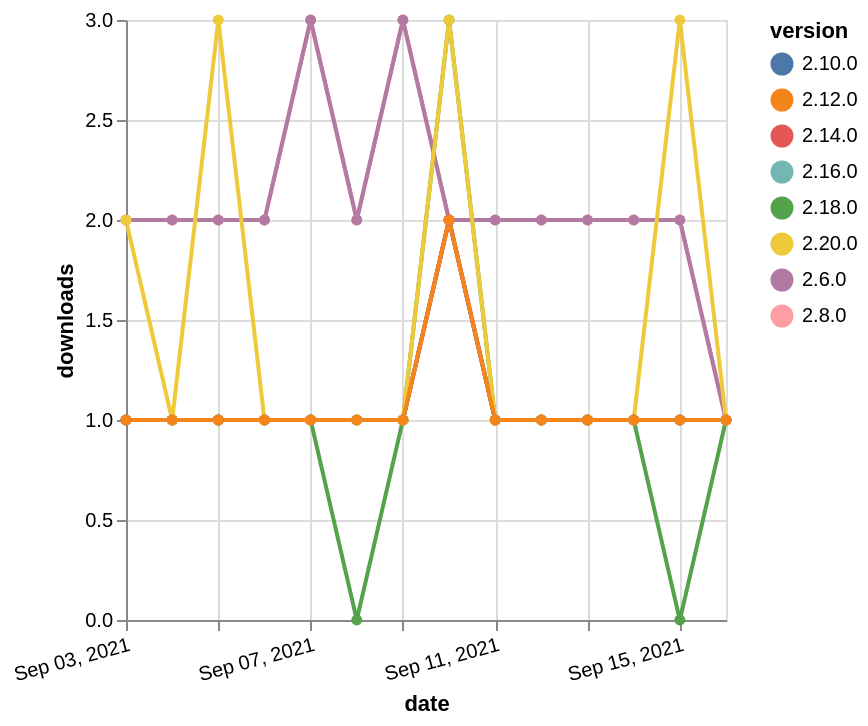

Vega-Lite specification for this chart:
### Vega-Lite specification from a JSON file in a GitHub repository (floating-point values rounded to 4 significant figures)
{"$schema": "https://vega.github.io/schema/vega-lite/v5.json", "description": "A simple bar chart with embedded data.", "data": {"values": [{"date": "2021-09-03", "total": 174, "delta": 1, "version": "2.16.0"}, {"date": "2021-09-04", "total": 175, "delta": 1, "version": "2.16.0"}, {"date": "2021-09-05", "total": 176, "delta": 1, "version": "2.16.0"}, {"date": "2021-09-06", "total": 177, "delta": 1, "version": "2.16.0"}, {"date": "2021-09-07", "total": 178, "delta": 1, "version": "2.16.0"}, {"date": "2021-09-08", "total": 179, "delta": 1, "version": "2.16.0"}, {"date": "2021-09-09", "total": 180, "delta": 1, "version": "2.16.0"}, {"date": "2021-09-10", "total": 182, "delta": 2, "version": "2.16.0"}, {"date": "2021-09-11", "total": 183, "delta": 1, "version": "2.16.0"}, {"date": "2021-09-12", "total": 184, "delta": 1, "version": "2.16.0"}, {"date": "2021-09-13", "total": 185, "delta": 1, "version": "2.16.0"}, {"date": "2021-09-14", "total": 186, "delta": 1, "version": "2.16.0"}, {"date": "2021-09-15", "total": 187, "delta": 1, "version": "2.16.0"}, {"date": "2021-09-16", "total": 188, "delta": 1, "version": "2.16.0"}, {"date": "2021-09-03", "total": 2302, "delta": 2, "version": "2.8.0"}, {"date": "2021-09-04", "total": 2304, "delta": 2, "version": "2.8.0"}, {"date": "2021-09-05", "total": 2306, "delta": 2, "version": "2.8.0"}, {"date": "2021-09-06", "total": 2308, "delta": 2, "version": "2.8.0"}, {"date": "2021-09-07", "total": 2311, "delta": 3, "version": "2.8.0"}, {"date": "2021-09-08", "total": 2313, "delta": 2, "version": "2.8.0"}, {"date": "2021-09-09", "total": 2316, "delta": 3, "version": "2.8.0"}, {"date": "2021-09-10", "total": 2318, "delta": 2, "version": "2.8.0"}, {"date": "2021-09-11", "total": 2320, "delta": 2, "version": "2.8.0"}, {"date": "2021-09-12", "total": 2322, "delta": 2, "version": "2.8.0"}, {"date": "2021-09-13", "total": 2324, "delta": 2, "version": "2.8.0"}, {"date": "2021-09-14", "total": 2326, "delta": 2, "version": "2.8.0"}, {"date": "2021-09-15", "total": 2328, "delta": 2, "version": "2.8.0"}, {"date": "2021-09-16", "total": 2329, "delta": 1, "version": "2.8.0"}, {"date": "2021-09-03", "total": 2351, "delta": 2, "version": "2.6.0"}, {"date": "2021-09-04", "total": 2353, "delta": 2, "version": "2.6.0"}, {"date": "2021-09-05", "total": 2355, "delta": 2, "version": "2.6.0"}, {"date": "2021-09-06", "total": 2357, "delta": 2, "version": "2.6.0"}, {"date": "2021-09-07", "total": 2360, "delta": 3, "version": "2.6.0"}, {"date": "2021-09-08", "total": 2362, "delta": 2, "version": "2.6.0"}, {"date": "2021-09-09", "total": 2365, "delta": 3, "version": "2.6.0"}, {"date": "2021-09-10", "total": 2367, "delta": 2, "version": "2.6.0"}, {"date": "2021-09-11", "total": 2369, "delta": 2, "version": "2.6.0"}, {"date": "2021-09-12", "total": 2371, "delta": 2, "version": "2.6.0"}, {"date": "2021-09-13", "total": 2373, "delta": 2, "version": "2.6.0"}, {"date": "2021-09-14", "total": 2375, "delta": 2, "version": "2.6.0"}, {"date": "2021-09-15", "total": 2377, "delta": 2, "version": "2.6.0"}, {"date": "2021-09-16", "total": 2378, "delta": 1, "version": "2.6.0"}, {"date": "2021-09-03", "total": 249, "delta": 1, "version": "2.10.0"}, {"date": "2021-09-04", "total": 250, "delta": 1, "version": "2.10.0"}, {"date": "2021-09-05", "total": 251, "delta": 1, "version": "2.10.0"}, {"date": "2021-09-06", "total": 252, "delta": 1, "version": "2.10.0"}, {"date": "2021-09-07", "total": 253, "delta": 1, "version": "2.10.0"}, {"date": "2021-09-08", "total": 254, "delta": 1, "version": "2.10.0"}, {"date": "2021-09-09", "total": 255, "delta": 1, "version": "2.10.0"}, {"date": "2021-09-10", "total": 257, "delta": 2, "version": "2.10.0"}, {"date": "2021-09-11", "total": 258, "delta": 1, "version": "2.10.0"}, {"date": "2021-09-12", "total": 259, "delta": 1, "version": "2.10.0"}, {"date": "2021-09-13", "total": 260, "delta": 1, "version": "2.10.0"}, {"date": "2021-09-14", "total": 261, "delta": 1, "version": "2.10.0"}, {"date": "2021-09-15", "total": 262, "delta": 1, "version": "2.10.0"}, {"date": "2021-09-16", "total": 263, "delta": 1, "version": "2.10.0"}, {"date": "2021-09-03", "total": 199, "delta": 1, "version": "2.18.0"}, {"date": "2021-09-04", "total": 200, "delta": 1, "version": "2.18.0"}, {"date": "2021-09-05", "total": 201, "delta": 1, "version": "2.18.0"}, {"date": "2021-09-06", "total": 202, "delta": 1, "version": "2.18.0"}, {"date": "2021-09-07", "total": 203, "delta": 1, "version": "2.18.0"}, {"date": "2021-09-08", "total": 203, "delta": 0, "version": "2.18.0"}, {"date": "2021-09-09", "total": 204, "delta": 1, "version": "2.18.0"}, {"date": "2021-09-10", "total": 207, "delta": 3, "version": "2.18.0"}, {"date": "2021-09-11", "total": 208, "delta": 1, "version": "2.18.0"}, {"date": "2021-09-12", "total": 209, "delta": 1, "version": "2.18.0"}, {"date": "2021-09-13", "total": 210, "delta": 1, "version": "2.18.0"}, {"date": "2021-09-14", "total": 211, "delta": 1, "version": "2.18.0"}, {"date": "2021-09-15", "total": 211, "delta": 0, "version": "2.18.0"}, {"date": "2021-09-16", "total": 212, "delta": 1, "version": "2.18.0"}, {"date": "2021-09-03", "total": 202, "delta": 1, "version": "2.14.0"}, {"date": "2021-09-04", "total": 203, "delta": 1, "version": "2.14.0"}, {"date": "2021-09-05", "total": 204, "delta": 1, "version": "2.14.0"}, {"date": "2021-09-06", "total": 205, "delta": 1, "version": "2.14.0"}, {"date": "2021-09-07", "total": 206, "delta": 1, "version": "2.14.0"}, {"date": "2021-09-08", "total": 207, "delta": 1, "version": "2.14.0"}, {"date": "2021-09-09", "total": 208, "delta": 1, "version": "2.14.0"}, {"date": "2021-09-10", "total": 210, "delta": 2, "version": "2.14.0"}, {"date": "2021-09-11", "total": 211, "delta": 1, "version": "2.14.0"}, {"date": "2021-09-12", "total": 212, "delta": 1, "version": "2.14.0"}, {"date": "2021-09-13", "total": 213, "delta": 1, "version": "2.14.0"}, {"date": "2021-09-14", "total": 214, "delta": 1, "version": "2.14.0"}, {"date": "2021-09-15", "total": 215, "delta": 1, "version": "2.14.0"}, {"date": "2021-09-16", "total": 216, "delta": 1, "version": "2.14.0"}, {"date": "2021-09-03", "total": 119, "delta": 2, "version": "2.20.0"}, {"date": "2021-09-04", "total": 120, "delta": 1, "version": "2.20.0"}, {"date": "2021-09-05", "total": 123, "delta": 3, "version": "2.20.0"}, {"date": "2021-09-06", "total": 124, "delta": 1, "version": "2.20.0"}, {"date": "2021-09-07", "total": 125, "delta": 1, "version": "2.20.0"}, {"date": "2021-09-08", "total": 126, "delta": 1, "version": "2.20.0"}, {"date": "2021-09-09", "total": 127, "delta": 1, "version": "2.20.0"}, {"date": "2021-09-10", "total": 130, "delta": 3, "version": "2.20.0"}, {"date": "2021-09-11", "total": 131, "delta": 1, "version": "2.20.0"}, {"date": "2021-09-12", "total": 132, "delta": 1, "version": "2.20.0"}, {"date": "2021-09-13", "total": 133, "delta": 1, "version": "2.20.0"}, {"date": "2021-09-14", "total": 134, "delta": 1, "version": "2.20.0"}, {"date": "2021-09-15", "total": 137, "delta": 3, "version": "2.20.0"}, {"date": "2021-09-16", "total": 138, "delta": 1, "version": "2.20.0"}, {"date": "2021-09-03", "total": 198, "delta": 1, "version": "2.12.0"}, {"date": "2021-09-04", "total": 199, "delta": 1, "version": "2.12.0"}, {"date": "2021-09-05", "total": 200, "delta": 1, "version": "2.12.0"}, {"date": "2021-09-06", "total": 201, "delta": 1, "version": "2.12.0"}, {"date": "2021-09-07", "total": 202, "delta": 1, "version": "2.12.0"}, {"date": "2021-09-08", "total": 203, "delta": 1, "version": "2.12.0"}, {"date": "2021-09-09", "total": 204, "delta": 1, "version": "2.12.0"}, {"date": "2021-09-10", "total": 206, "delta": 2, "version": "2.12.0"}, {"date": "2021-09-11", "total": 207, "delta": 1, "version": "2.12.0"}, {"date": "2021-09-12", "total": 208, "delta": 1, "version": "2.12.0"}, {"date": "2021-09-13", "total": 209, "delta": 1, "version": "2.12.0"}, {"date": "2021-09-14", "total": 210, "delta": 1, "version": "2.12.0"}, {"date": "2021-09-15", "total": 211, "delta": 1, "version": "2.12.0"}, {"date": "2021-09-16", "total": 212, "delta": 1, "version": "2.12.0"}]}, "width": "container", "mark": {"type": "line", "point": {"filled": true}}, "encoding": {"x": {"field": "date", "type": "temporal", "timeUnit": "yearmonthdate", "title": "date", "axis": {"labelAngle": -15}}, "y": {"field": "delta", "type": "quantitative", "title": "downloads"}, "color": {"field": "version", "type": "nominal"}, "tooltip": {"field": "delta"}}}
